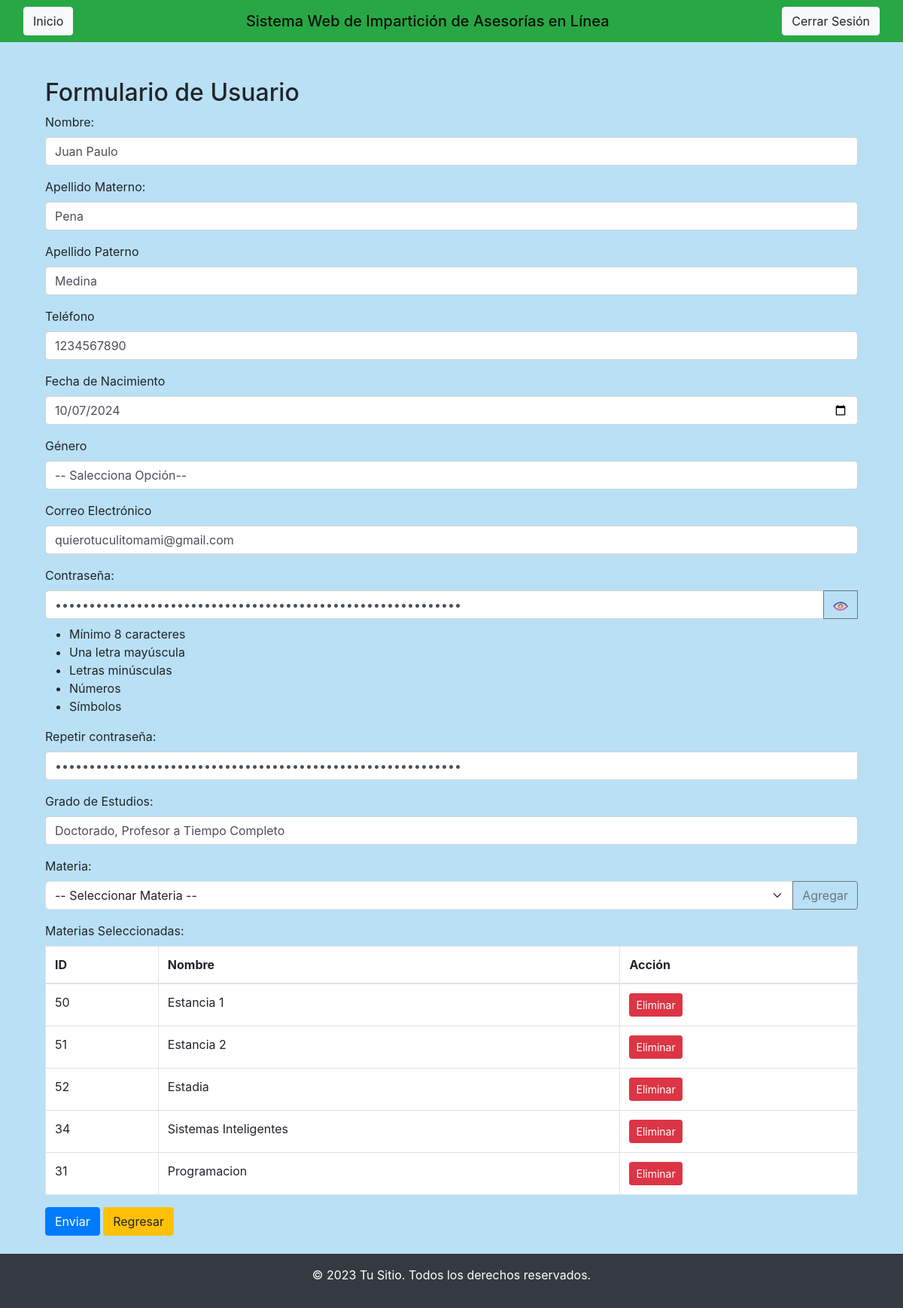
The page /Vista/ADMIN/UPDATE/Update_Usuario_Docente.php?id=1&rol=Docente (signed in) on the database its author committed.
### tables this page shows
CREATE TABLE `docente` (
  `ID_Usuario_D` int(11) NOT NULL AUTO_INCREMENT,
  `Nombre_Usuario_D` varchar(200) NOT NULL,
  `Apellido_Materno_D` varchar(200) NOT NULL,
  `Apellido_Paterno_D` varchar(200) NOT NULL,
  `Telefono_D` varchar(20) NOT NULL,
  `Fecha_Nacimiento_D` date NOT NULL,
  `Genero_D` varchar(100) NOT NULL,
  `Correo_electronico_D` varchar(250) NOT NULL,
  `Contrasena_D` varchar(250) NOT NULL,
  PRIMARY KEY (`ID_Usuario_D`)
);

CREATE TABLE `docente_materia` (
  `ID_Doc_Mate` int(11) NOT NULL AUTO_INCREMENT,
  `IdDocente` int(11) DEFAULT NULL,
  `IdMateria` int(11) DEFAULT NULL,
  `Grado_academico` varchar(200) DEFAULT NULL,
  PRIMARY KEY (`ID_Doc_Mate`),
  KEY `IdDocente` (`IdDocente`),
  KEY `IdMateria` (`IdMateria`),
  CONSTRAINT `docente_materia_ibfk_1` FOREIGN KEY (`IdDocente`) REFERENCES `docente` (`ID_Usuario_D`),
  CONSTRAINT `docente_materia_ibfk_2` FOREIGN KEY (`IdMateria`) REFERENCES `materias` (`ID_Materia`)
);

CREATE TABLE `materias` (
  `ID_Materia` int(11) NOT NULL AUTO_INCREMENT,
  `Nombre_Materia` varchar(250) NOT NULL,
  PRIMARY KEY (`ID_Materia`)
);

### Vista/ADMIN/UPDATE/Update_Usuario_Docente.php (the view, shortened to what this page needs)
<?php include('head.php'); ?>
<?php
if (isset($_GET['id']) && !empty($_GET['id']) && isset($_GET['rol']) && !empty($_GET['rol'])) {
    $id_empleado = $_GET['id'];
    $conexion = (new Conectar())->conexion();
    $consulta = $conexion->prepare("SELECT D.Nombre_Usuario_D AS nombre_usuario,
            D.Apellido_Paterno_D AS apellido_paterno,
            D.Apellido_Materno_D AS apellido_materno,
            D.Telefono_D AS telefono,
            D.Fecha_Nacimiento_D AS fecha_nacimiento,
            D.Genero_D AS genero,
            D.Correo_electronico_D AS correo_electronico,
            D.Contrasena_D AS contrasena,
            DM.Grado_academico AS grado_estudios,
            M.ID_Materia,
            M.Nombre_Materia
            FROM
                Docente D
            INNER JOIN
                Docente_Materia DM ON D.ID_Usuario_D = DM.IdDocente
            INNER JOIN
                Materias M ON DM.IdMateria = M.ID_Materia
            WHERE
                D.ID_Usuario_D = ?;");
    $consulta->bind_param("i", $id_empleado);
    $consulta->execute();
    $resultado = $consulta->get_result();
    if ($resultado->num_rows > 0) {
        $row = [];
        while ($data = $resultado->fetch_assoc()) {
            $row[] = $data;
        }
    } else {
        echo "No se encontró ningún empleado con la ID proporcionada.";
        exit;
    }
} else {
    echo "Error: ID de empleado no proporcionado.";
    exit;
}
?>
<div class="container mt-5">
    <h2>Formulario de Usuario</h2>
        <form action="../../../Controlador/ADMIN/UPDATE/Funcion_Update_Usuario.php" method="post" class="needs-validation" novalidate>
            <div class="form-group">
                <label for="nombre_usuario_e">Nombre:</label>
                <input type="text" class="form-control" id="nombre_usuario" name="nombre_usuario" value="<?php echo htmlspecialchars($row[0]['nombre_usuario'], ENT_QUOTES, 'UTF-8'); ?>" required>
            </div>
            <div class="form-group">
                <label for="apellido_materno_e">Apellido Materno:</label>
                <input type="text" class="form-control" id="apellido_materno" name="apellido_materno" value="<?php echo htmlspecialchars($row[0]['apellido_materno'], ENT_QUOTES, 'UTF-8'); ?>" required>
            </div>
            <div class="form-group">
                <label for="apellido_paterno_e">Apellido Paterno</label>
                <input type="text" class="form-control" id="apellido_paterno" name="apellido_paterno" value="<?php echo htmlspecialchars($row[0]['apellido_paterno'], ENT_QUOTES, 'UTF-8'); ?>" required>
            </div>
            <div class="form-group">
                <label for="telefono_e">Teléfono</label>
                <input type="tel" class="form-control" id="telefono" name="telefono" value="<?php echo htmlspecialchars($row[0]['telefono'], ENT_QUOTES, 'UTF-8'); ?>" required>
            </div>
            <div class="form-group">
                <label for="fecha_nacimiento_e">Fecha de Nacimiento</label>
                <input type="date" class="form-control" id="fecha_nacimiento" name="fecha_nacimiento" value="<?php echo htmlspecialchars($row[0]['fecha_nacimiento'], ENT_QUOTES, 'UTF-8'); ?>" required>
            </div>
            <div class="form-group">
                <label for="genero_e">Género</label>
                <select class="form-control" id="genero" name="genero" required>
                    <option value="" selected disabled>-- Salecciona Opción--</option>
                </select>
            </div>
            <div class="form-group">
                <label for="correo_electronico_e">Correo Electrónico</label>
                <input type="email" class="form-control" id="correo_electronico" name="correo_electronico" value="<?php echo htmlspecialchars($row[0]['correo_electronico'], ENT_QUOTES, 'UTF-8'); ?>" required>
            </div>
            <div class="form-group">
                <label for="contrasena" class="form-label">Contraseña:</label>
                <div class="input-group">
                    <input type="password" class="form-control" id="contrasena" name="contrasena" placeholder="Ingresa la contraseña" value="<?php echo htmlspecialchars($row[0]['contrasena'], ENT_QUOTES, 'UTF-8'); ?>" value="<?php echo $row['contrasena']; ?>" required>
                    <div class="input-group-append">
                        <button class="btn btn-outline-secondary" type="button" id="togglePassword">
                        </button>
                    </div>
                </div>
                <ul class="requirements mt-2">
                    <li id="length">Mínimo 8 caracteres</li>
                    <li id="uppercase">Una letra mayúscula</li>
                    <li id="lowercase">Letras minúsculas</li>
                    <li id="number">Números</li>
                    <li id="special">Símbolos</li>
                </ul>
            </div>
            <div class="form-group">
                <label for="valcontrasena" class="form-label">Repetir contraseña:</label>
                <div class="input-group">
                    <input type="password" class="form-control" id="valcontrasena" name="valcontrasena" value="<?php echo htmlspecialchars($row[0]['contrasena'], ENT_QUOTES, 'UTF-8'); ?>" placeholder="Ingresa la contraseña" required>
                </div>
            </div>
            <div class="mb-3">
                <label for="grado_estudios" class="form-label">Grado de Estudios:</label>
                <input type="text" class="form-control" id="grado_estudios" name="grado_estudios" value="<?php echo htmlspecialchars($row[0]['grado_estudios'], ENT_QUOTES, 'UTF-8'); ?>">
            </div>
        <div class="mb-3">
            <label for="ID_Materia" class="form-label">Materia:</label>
            <div class="input-group">
                <select class="form-select" id="ID_Materia">
                    <option value="" selected>-- Seleccionar Materia --</option>
                </select>
                <button class="btn btn-outline-secondary" type="button" id="addMateria">Agregar</button>
            </div>
        </div>
        <div class="mb-3">
            <label class="form-label">Materias Seleccionadas:</label>
            <table class="table table-bordered" id="materiasTable">
                <thead>
                    <tr>
                        <th>ID</th>
                        <th>Nombre</th>
                        <th>Acción</th>
                    </tr>
                </thead>
                <tbody>
                    <?php
                        foreach ($row as $materia) {
                            echo "<tr>
                                <td>" . htmlspecialchars($materia['ID_Materia'], ENT_QUOTES, 'UTF-8') . "</td>
                                <td>" . htmlspecialchars($materia['Nombre_Materia'], ENT_QUOTES, 'UTF-8') . "</td>
                                <td><button type='button' class='btn btn-danger btn-sm removeMateria'>Eliminar</button></td>
                            </tr>";
                        }
                    ?>
                </tbody>
            </table>
        </div>
        <button type="submit" class="btn btn-primary">Enviar</button>
        <a class="btn btn-warning" href="../Usuario.php">Regresar</a>
    </form>
</div>
<?php include('footer.php'); ?>

### Vista/ADMIN/UPDATE/head.php (style rules this page uses)
body { background: #bae0f5; }

### rows shown on the page
docente: nombre_usuario "Juan Paulo", apellido_materno "Pena", apellido_paterno "Medina", telefono "1234567890", fecha_nacimiento "10/07/2024", correo_electronico "quierotuculitomami@gmail.com"
docente_materia: grado_estudios "Doctorado, Profesor a Tiempo Completo", IdMateria.ID_Materia "50", IdMateria.Nombre_Materia "Estancia 1"
docente_materia: IdMateria.ID_Materia "51", IdMateria.Nombre_Materia "Estancia 2"
docente_materia: IdMateria.ID_Materia "52", IdMateria.Nombre_Materia "Estadia"
docente_materia: IdMateria.ID_Materia "34", IdMateria.Nombre_Materia "Sistemas Inteligentes"
docente_materia: IdMateria.ID_Materia "31", IdMateria.Nombre_Materia "Programacion"
